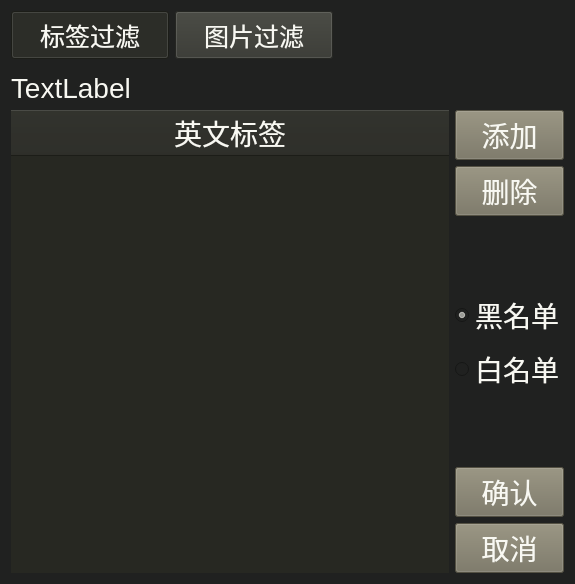
<?xml version="1.0" encoding="UTF-8"?>
<ui version="4.0">
 <class>Filter</class>
 <widget class="QWidget" name="Filter">
  <property name="geometry">
   <rect>
    <x>0</x>
    <y>0</y>
    <width>575</width>
    <height>584</height>
   </rect>
  </property>
  <property name="windowTitle">
   <string>过滤器</string>
  </property>
  <property name="styleSheet">
   <string notr="true">* {
	font-family:&quot;KaiTi&quot;;
	font-size:28px;
	color: #F8F8F2;
}

*::item:hover {
    background-color: #474844;
}
*::item:selected {
    background-color: #75715E;
}
/* 背景 */
QWidget {
    background-color: #202120;
}
/* list */
QListWidget {
	background-color: #272822;
	border: none;
}
QListWidget::item {
	padding: 5px;
}
/* table */
QTableWidget {
	background-color: #272822;
	border: none;
}
/* table:表头 */
QHeaderView::section {
	background-color: #272822;
}
/* 按钮 */
QPushButton {
	background-color: #75715e;
}
QPushButton:hover {
    background-color: #8d8871;
}
QPushButton:selected {
    background-color: #8d8871;
}

/* 多页Tab */
QTabBar::tab {
	background-color: #34352f;
	margin-right:1px;
	margin-left:1px;
	width:150px;
	height:40px;

}
QTabBar::tab:selected {
	background-color: #272822;
}
QTabWidget::pane{
	border:none;
}
/* 状态条 */
QStatusBar {
	background-color: #414339;
}
/* 菜单栏 */
QMenuBar, QMenu {
	font-family:&quot;SimHei&quot;;
	font-size:25px;
	color: #F8F8F2;
}
QMenuBar::item:disabled, QMenu::item:disabled {
    color: #4c4d4b;
}
/* 滑动条 */
QScrollBar:disabled {
    background: #272822;
}
QScrollBar:vertical {
    width: 8px;
}
QScrollBar:horizontal {
    height: 8px;
}
QScrollBar::handle { 
    padding: 0;
    margin: 2px;
    border-radius: 2px;
    border: 2px solid palette(midlight);
    background: palette(midlight);
}
QScrollBar::handle:vertical {
    min-height: 20px;
    min-width: 0px;
}
QScrollBar::handle:horizontal {
    min-width: 20px;
    min-height: 0px;
}
QScrollBar::handle:hover {
    border-color: palette(light);
    background: palette(light);
}
QScrollBar::handle:pressed {
    background: palette(highlight);
    border-color: palette(highlight);
}
QScrollBar::add-line , QScrollBar::sub-line {
    height: 0px;
    border: 0px;
}
QScrollBar::up-arrow, QScrollBar::down-arrow {
    border: 0px;
    width: 0px;
    height: 0px;
}
QScrollBar::add-page, QScrollBar::sub-page {
    background: none;
}</string>
  </property>
  <layout class="QVBoxLayout" name="verticalLayout">
   <item>
    <layout class="QHBoxLayout" name="horizontalLayout">
     <item>
      <widget class="QPushButton" name="tagFilterbutton">
       <property name="autoFillBackground">
        <bool>false</bool>
       </property>
       <property name="styleSheet">
        <string notr="true">QPushButton {
	background-color: #34352f;
	font-family:&quot;SimHei&quot;;
	font-size:25px;
	color: #F8F8F2;
	width: 150px;
	height:40px;
}
QPushButton:hover {
    background-color: #34352f;
}
QPushButton:selected {
    background-color: #34352f;
}
QPushButton:checked {
    background-color: #272822;
}</string>
       </property>
       <property name="text">
        <string>标签过滤</string>
       </property>
       <property name="checkable">
        <bool>true</bool>
       </property>
       <property name="checked">
        <bool>true</bool>
       </property>
       <attribute name="buttonGroup">
        <string notr="true">pushbuttonGroup</string>
       </attribute>
      </widget>
     </item>
     <item>
      <widget class="QPushButton" name="imageFilterbutton">
       <property name="autoFillBackground">
        <bool>false</bool>
       </property>
       <property name="styleSheet">
        <string notr="true">QPushButton {
	background-color: #34352f;
	font-family:&quot;SimHei&quot;;
	font-size:25px;
	color: #F8F8F2;
	width: 150px;
	height:40px;
}
QPushButton:hover {
    background-color: #34352f;
}
QPushButton:selected {
    background-color: #34352f;
}
QPushButton:checked {
    background-color: #272822;
}</string>
       </property>
       <property name="text">
        <string>图片过滤</string>
       </property>
       <property name="checkable">
        <bool>true</bool>
       </property>
       <attribute name="buttonGroup">
        <string notr="true">pushbuttonGroup</string>
       </attribute>
      </widget>
     </item>
     <item>
      <spacer name="horizontalSpacer">
       <property name="orientation">
        <enum>Qt::Horizontal</enum>
       </property>
       <property name="sizeHint" stdset="0">
        <size>
         <width>40</width>
         <height>20</height>
        </size>
       </property>
      </spacer>
     </item>
    </layout>
   </item>
   <item>
    <spacer name="verticalSpacer">
     <property name="orientation">
      <enum>Qt::Vertical</enum>
     </property>
     <property name="sizeType">
      <enum>QSizePolicy::Fixed</enum>
     </property>
     <property name="sizeHint" stdset="0">
      <size>
       <width>20</width>
       <height>7</height>
      </size>
     </property>
    </spacer>
   </item>
   <item>
    <layout class="QVBoxLayout" name="verticalLayout_3">
     <item>
      <widget class="QLabel" name="filter_label">
       <property name="text">
        <string>TextLabel</string>
       </property>
      </widget>
     </item>
     <item>
      <layout class="QHBoxLayout" name="horizontalLayout_2">
       <item>
        <widget class="QTableWidget" name="filtertable">
         <property name="editTriggers">
          <set>QAbstractItemView::AnyKeyPressed|QAbstractItemView::DoubleClicked|QAbstractItemView::EditKeyPressed|QAbstractItemView::SelectedClicked</set>
         </property>
         <property name="columnCount">
          <number>1</number>
         </property>
         <attribute name="horizontalHeaderVisible">
          <bool>true</bool>
         </attribute>
         <attribute name="horizontalHeaderCascadingSectionResizes">
          <bool>true</bool>
         </attribute>
         <attribute name="horizontalHeaderShowSortIndicator" stdset="0">
          <bool>true</bool>
         </attribute>
         <attribute name="horizontalHeaderStretchLastSection">
          <bool>true</bool>
         </attribute>
         <attribute name="verticalHeaderVisible">
          <bool>false</bool>
         </attribute>
         <column>
          <property name="text">
           <string>英文标签</string>
          </property>
         </column>
        </widget>
       </item>
       <item>
        <layout class="QVBoxLayout" name="verticalLayout_4">
         <item>
          <widget class="QPushButton" name="filter_add">
           <property name="text">
            <string>添加</string>
           </property>
          </widget>
         </item>
         <item>
          <widget class="QPushButton" name="filter_del">
           <property name="text">
            <string>删除</string>
           </property>
          </widget>
         </item>
         <item>
          <spacer name="verticalSpacer_3">
           <property name="orientation">
            <enum>Qt::Vertical</enum>
           </property>
           <property name="sizeHint" stdset="0">
            <size>
             <width>20</width>
             <height>40</height>
            </size>
           </property>
          </spacer>
         </item>
         <item>
          <widget class="QRadioButton" name="filter_useBlacklist">
           <property name="text">
            <string>黑名单</string>
           </property>
           <property name="checked">
            <bool>true</bool>
           </property>
           <attribute name="buttonGroup">
            <string notr="true">radiobuttonGroup</string>
           </attribute>
          </widget>
         </item>
         <item>
          <widget class="QRadioButton" name="filter_useWhitelist">
           <property name="text">
            <string>白名单</string>
           </property>
           <attribute name="buttonGroup">
            <string notr="true">radiobuttonGroup</string>
           </attribute>
          </widget>
         </item>
         <item>
          <spacer name="verticalSpacer_4">
           <property name="orientation">
            <enum>Qt::Vertical</enum>
           </property>
           <property name="sizeHint" stdset="0">
            <size>
             <width>20</width>
             <height>40</height>
            </size>
           </property>
          </spacer>
         </item>
         <item>
          <widget class="QPushButton" name="filter_ok">
           <property name="text">
            <string>确认</string>
           </property>
          </widget>
         </item>
         <item>
          <widget class="QPushButton" name="filter_cancel">
           <property name="text">
            <string>取消</string>
           </property>
          </widget>
         </item>
        </layout>
       </item>
      </layout>
     </item>
    </layout>
   </item>
  </layout>
 </widget>
 <resources/>
 <connections/>
 <buttongroups>
  <buttongroup name="pushbuttonGroup">
   <property name="exclusive">
    <bool>true</bool>
   </property>
  </buttongroup>
  <buttongroup name="radiobuttonGroup"/>
 </buttongroups>
</ui>
